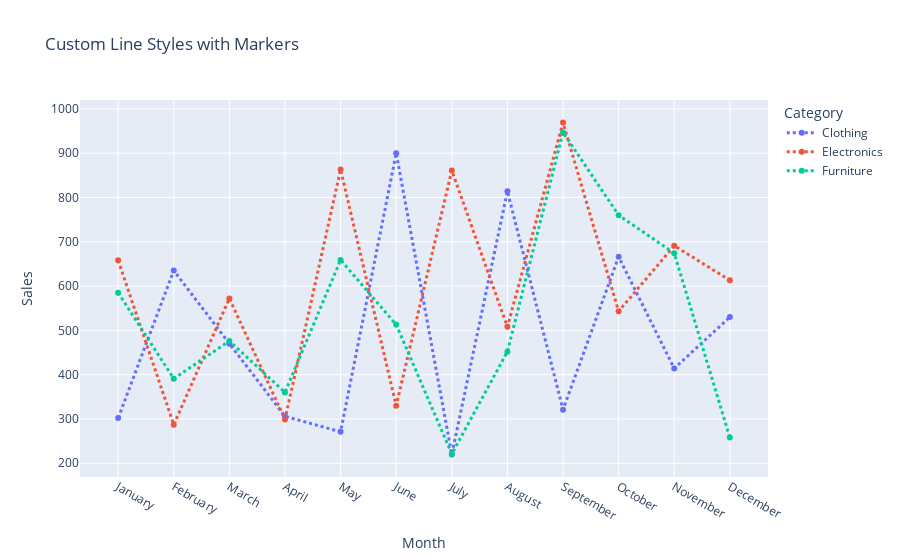

Write notebook code for a chart like this one.
### Markdown cell above
# 5. ADDING MARKERS AND CUSTOMIZING LINES

### Code cell
fig_custom_lines = px.line(
    df, x="Month", y="Sales", color="Category", title="Custom Line Styles with Markers"
)

# Update traces to add markers and customize line styles
fig_custom_lines.update_traces(
    mode="lines+markers",  # lines+markers shows line and data points
    line=dict(width=3, dash="dot"),
)  # dash could be 'dash', 'dot', 'solid', etc.

fig_custom_lines.show()

### Figure 1 — Plotly figure (JSON) as saved in the notebook; plotly's stock layout.template omitted (floating-point values rounded to 4 significant figures)
{"data": [{"hovertemplate": "Category=Clothing<br>Month=%{x}<br>Sales=%{y}<extra></extra>", "legendgroup": "Clothing", "line": {"color": "#636efa", "dash": "dot", "width": 3}, "marker": {"symbol": "circle"}, "mode": "lines+markers", "name": "Clothing", "orientation": "v", "showlegend": true, "type": "scatter", "x": ["January", "February", "March", "April", "May", "June", "July", "August", "September", "October", "November", "December"], "xaxis": "x", "y": [302, 635, 470, 306, 271, 900, 220, 814, 321, 666, 414, 530], "yaxis": "y"}, {"hovertemplate": "Category=Electronics<br>Month=%{x}<br>Sales=%{y}<extra></extra>", "legendgroup": "Electronics", "line": {"color": "#EF553B", "dash": "dot", "width": 3}, "marker": {"symbol": "circle"}, "mode": "lines+markers", "name": "Electronics", "orientation": "v", "showlegend": true, "type": "scatter", "x": ["January", "February", "March", "April", "May", "June", "July", "August", "September", "October", "November", "December"], "xaxis": "x", "y": [658, 287, 572, 299, 863, 330, 861, 508, 969, 543, 691, 613], "yaxis": "y"}, {"hovertemplate": "Category=Furniture<br>Month=%{x}<br>Sales=%{y}<extra></extra>", "legendgroup": "Furniture", "line": {"color": "#00cc96", "dash": "dot", "width": 3}, "marker": {"symbol": "circle"}, "mode": "lines+markers", "name": "Furniture", "orientation": "v", "showlegend": true, "type": "scatter", "x": ["January", "February", "March", "April", "May", "June", "July", "August", "September", "October", "November", "December"], "xaxis": "x", "y": [585, 391, 476, 360, 659, 513, 221, 452, 947, 760, 674, 258], "yaxis": "y"}], "layout": {"legend": {"title": {"text": "Category"}, "tracegroupgap": 0}, "title": {"text": "Custom Line Styles with Markers"}, "xaxis": {"anchor": "y", "domain": [0, 1], "title": {"text": "Month"}}, "yaxis": {"anchor": "x", "domain": [0, 1], "title": {"text": "Sales"}}}}
